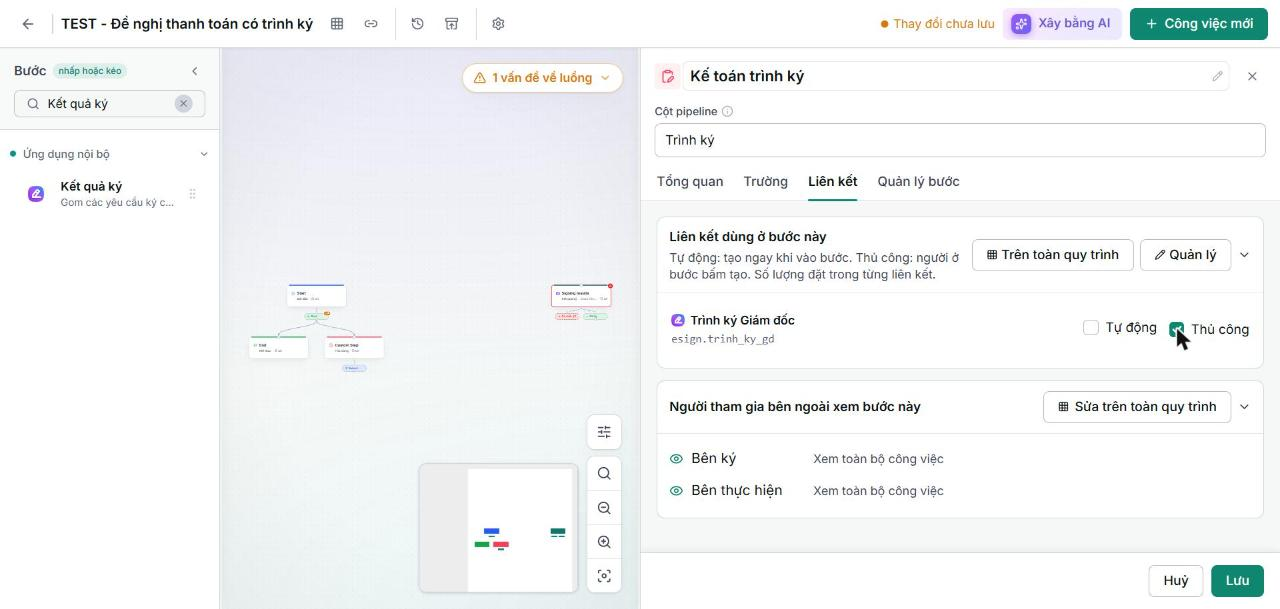
#> input picture src/raw/bpm_buoc_lienket_thucong.jpg, 1280 x 609 px; its folder holds 4 pictures in this run
$ python ocr.py
#> lines starting #> are read from the running program, lines starting #| are printed output that depends on the picture
import pytesseract, json, os, sys
from PIL import Image
from concurrent.futures import ProcessPoolExecutor
HERE=os.path.dirname(os.path.abspath(__file__)); RAW=os.path.join(HERE,'raw'); OUT=os.path.join(HERE,'ocr')
os.makedirs(OUT,exist_ok=True)
def run(f):
    k=f.rsplit('.',1)[0]; p=os.path.join(OUT,k+'.json')
    if os.path.exists(p): return k
    im=Image.open(os.path.join(RAW,f)).convert('L'); im=im.resize((im.width*2,im.height*2),Image.LANCZOS)
    d=pytesseract.image_to_data(im,lang='vie',config='--psm 11',output_type=pytesseract.Output.DICT)
    w=[(d['text'][i],d['left'][i]//2,d['top'][i]//2,(d['left'][i]+d['width'][i])//2,(d['top'][i]+d['height'][i])//2,d['block_num'][i],d['line_num'][i]) for i in range(len(d['text'])) if d['text'][i].strip()]
    json.dump(w,open(p,'w'),ensure_ascii=False); return k
fs=sorted(os.listdir(RAW))
with ProcessPoolExecutor(8) as ex:
    for k in ex.map(run,fs): pass
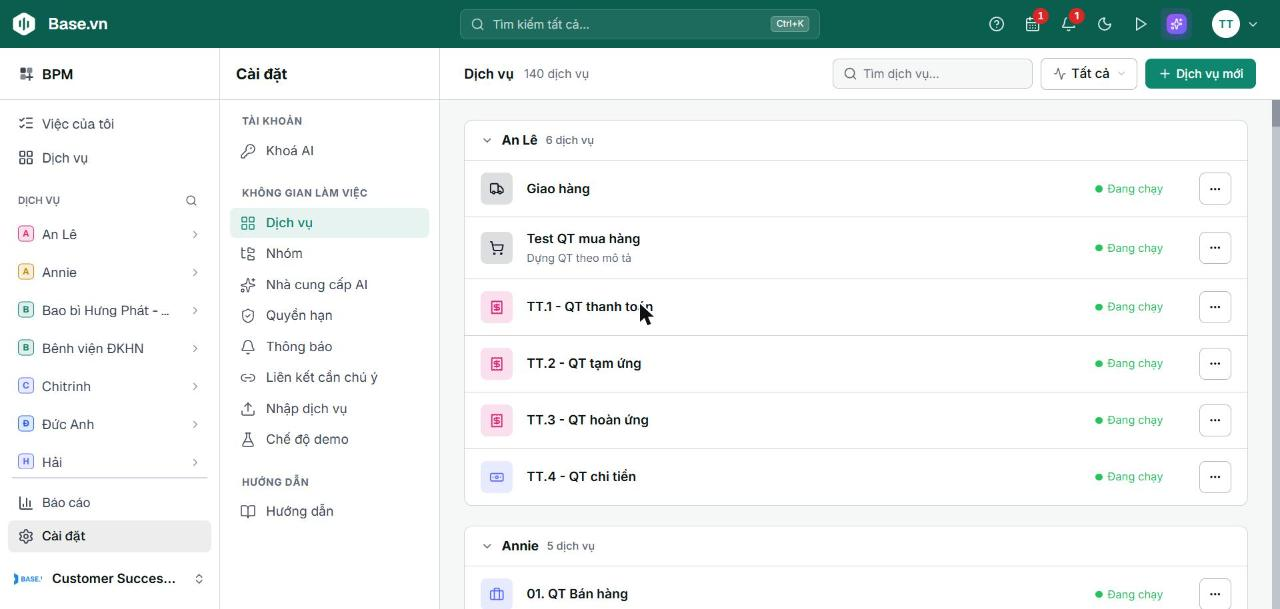
#> input picture src/raw/bpm_caidat_dichvu.jpg, 1280 x 609 px
#> in run (call 2), `im = Image.open(os.path.join(RAW, f)).convert('L')`:
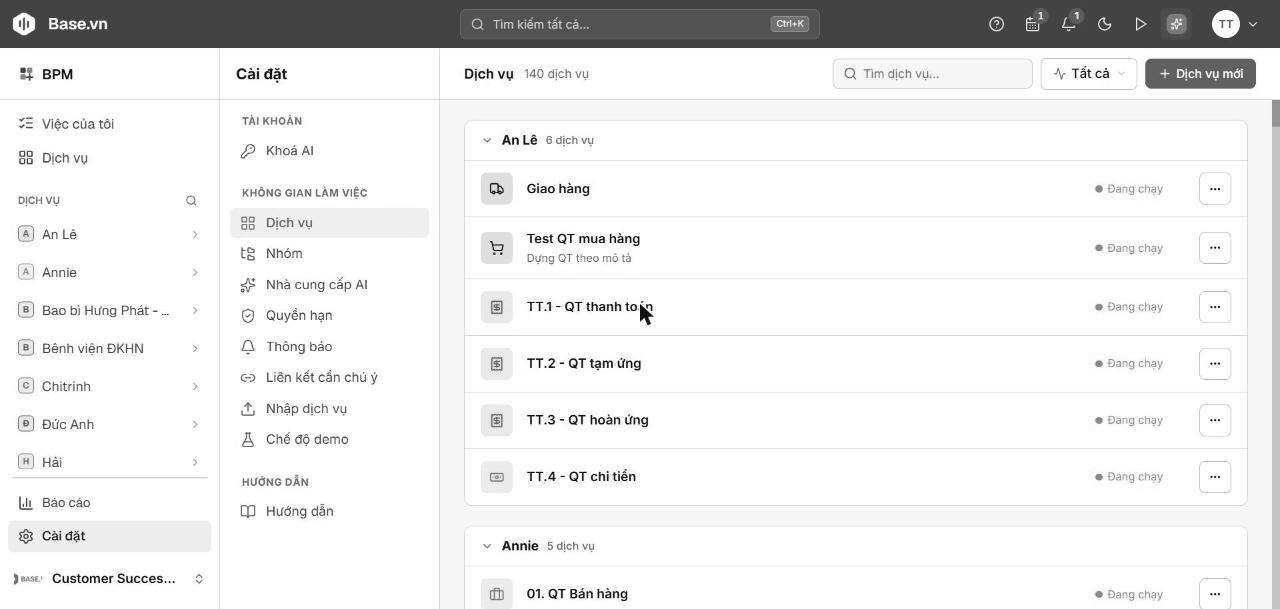
#> im: PIL image 1280x609 L; min 0, max 255, mean 234.8
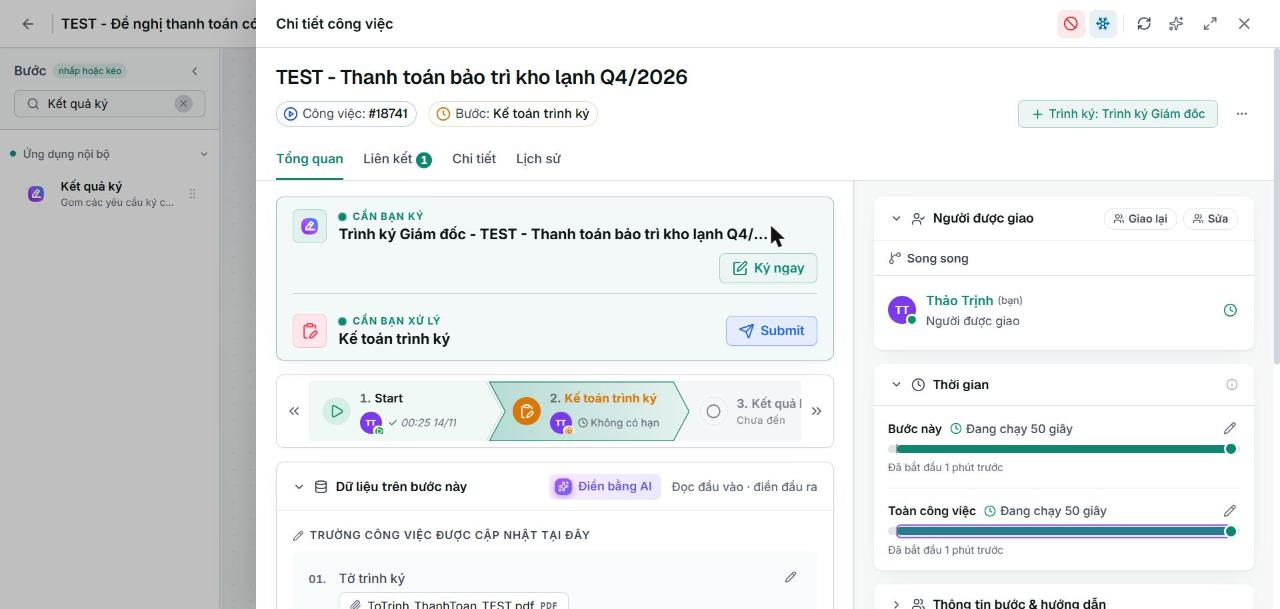
#> input picture src/raw/bpm_cv_canbanky.jpg, 1280 x 609 px
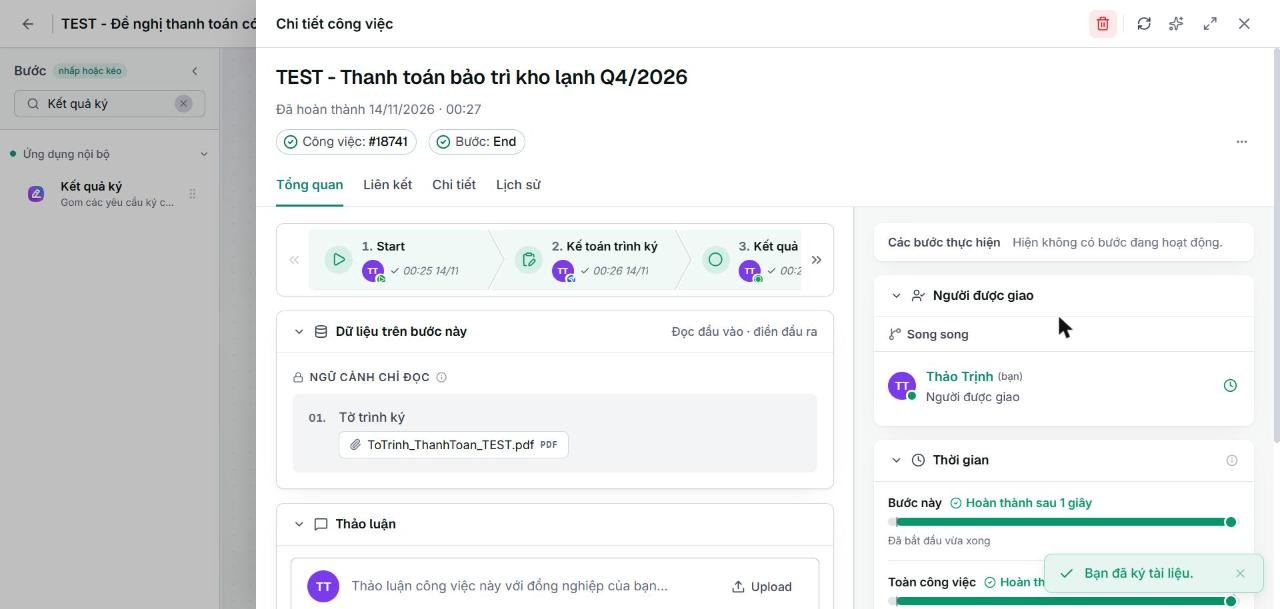
#> input picture src/raw/bpm_cv_hoanthanh.jpg, 1280 x 609 px
#> (the run stopped early here; a loop or call above may not have finished)
